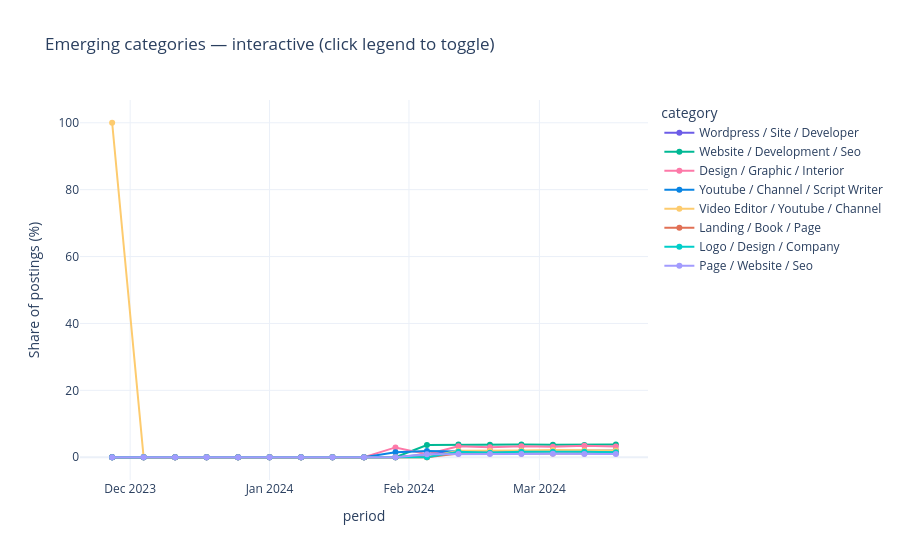

Notebook cell for this chart:
### Markdown cell above
Charts

### Code cell
STATUS_COLORS = {"Emerging": "#00B894", "New entrant": "#6C5CE7", "Established & growing": "#FDCB6E",
                 "Stable": "#B2BEC3", "Declining": "#E17055"}

# --- A. Share over time for top emerging categories ---
top_cats = (emerging if len(emerging) else met).head(TASK2_TOP_N_PLOT)["category"].tolist()
fig, ax = plt.subplots(figsize=(13, 6.5))
for i, cat in enumerate(top_cats):
    col = PALETTE[i % len(PALETTE)]
    ax.plot(share.index, share[cat], marker="o", lw=2.6, ms=4, color=col, label=cat)
    z = np.polyfit(x, share[cat].values, 1)
    ax.plot(share.index, np.clip(np.polyval(z, x), 0, None), ls=":", lw=1.4, color=col, alpha=.8)
ax.set_ylabel("Share of all postings (%)")
ax.set_title(f"Emerging categories — market share per {label} (dotted = linear trend)")
ax.legend(loc="upper left", bbox_to_anchor=(1.01, 1), frameon=False); fig.autofmt_xdate()
show_fig(fig, "t2_a_emerging_trends")

long = share[top_cats].reset_index().melt("period", var_name="category", value_name="share_pct")
px.line(long, x="period", y="share_pct", color="category", markers=True, color_discrete_sequence=PALETTE,
        labels={"share_pct": "Share of postings (%)"},
        title="Emerging categories — interactive (click legend to toggle)").update_layout(template="plotly_white").show()

### Figure 1 — Plotly figure (JSON) as saved in the notebook; plotly's stock layout.template omitted (floating-point values rounded to 4 significant figures)
{"data": [{"hovertemplate": "category=Wordpress / Site / Developer<br>period=%{x}<br>Share of postings (%)=%{y}<extra></extra>", "legendgroup": "Wordpress / Site / Developer", "line": {"color": "#6C5CE7", "dash": "solid"}, "marker": {"symbol": "circle"}, "mode": "lines+markers", "name": "Wordpress / Site / Developer", "orientation": "v", "showlegend": true, "type": "scatter", "x": ["2023-11-27T00:00:00.000000", "2023-12-04T00:00:00.000000", "2023-12-11T00:00:00.000000", "2023-12-18T00:00:00.000000", "2023-12-25T00:00:00.000000", "2024-01-01T00:00:00.000000", "2024-01-08T00:00:00.000000", "2024-01-15T00:00:00.000000", "2024-01-22T00:00:00.000000", "2024-01-29T00:00:00.000000", "2024-02-05T00:00:00.000000", "2024-02-12T00:00:00.000000", "2024-02-19T00:00:00.000000", "2024-02-26T00:00:00.000000", "2024-03-04T00:00:00.000000", "2024-03-11T00:00:00.000000", "2024-03-18T00:00:00.000000"], "xaxis": "x", "y": [0.0, 0.0, 0.0, 0.0, 0.0, 0.0, 0.0, 0.0, 0.0, 0.0, 0.9174, 1.78, 1.805, 1.946, 1.881, 1.952, 1.979], "yaxis": "y"}, {"hovertemplate": "category=Website / Development / Seo<br>period=%{x}<br>Share of postings (%)=%{y}<extra></extra>", "legendgroup": "Website / Development / Seo", "line": {"color": "#00B894", "dash": "solid"}, "marker": {"symbol": "circle"}, "mode": "lines+markers", "name": "Website / Development / Seo", "orientation": "v", "showlegend": true, "type": "scatter", "x": ["2023-11-27T00:00:00.000000", "2023-12-04T00:00:00.000000", "2023-12-11T00:00:00.000000", "2023-12-18T00:00:00.000000", "2023-12-25T00:00:00.000000", "2024-01-01T00:00:00.000000", "2024-01-08T00:00:00.000000", "2024-01-15T00:00:00.000000", "2024-01-22T00:00:00.000000", "2024-01-29T00:00:00.000000", "2024-02-05T00:00:00.000000", "2024-02-12T00:00:00.000000", "2024-02-19T00:00:00.000000", "2024-02-26T00:00:00.000000", "2024-03-04T00:00:00.000000", "2024-03-11T00:00:00.000000", "2024-03-18T00:00:00.000000"], "xaxis": "x", "y": [0.0, 0.0, 0.0, 0.0, 0.0, 0.0, 0.0, 0.0, 0.0, 0.0, 3.67, 3.794, 3.764, 3.844, 3.759, 3.675, 3.799], "yaxis": "y"}, {"hovertemplate": "category=Design / Graphic / Interior<br>period=%{x}<br>Share of postings (%)=%{y}<extra></extra>", "legendgroup": "Design / Graphic / Interior", "line": {"color": "#FD79A8", "dash": "solid"}, "marker": {"symbol": "circle"}, "mode": "lines+markers", "name": "Design / Graphic / Interior", "orientation": "v", "showlegend": true, "type": "scatter", "x": ["2023-11-27T00:00:00.000000", "2023-12-04T00:00:00.000000", "2023-12-11T00:00:00.000000", "2023-12-18T00:00:00.000000", "2023-12-25T00:00:00.000000", "2024-01-01T00:00:00.000000", "2024-01-08T00:00:00.000000", "2024-01-15T00:00:00.000000", "2024-01-22T00:00:00.000000", "2024-01-29T00:00:00.000000", "2024-02-05T00:00:00.000000", "2024-02-12T00:00:00.000000", "2024-02-19T00:00:00.000000", "2024-02-26T00:00:00.000000", "2024-03-04T00:00:00.000000", "2024-03-11T00:00:00.000000", "2024-03-18T00:00:00.000000"], "xaxis": "x", "y": [0.0, 0.0, 0.0, 0.0, 0.0, 0.0, 0.0, 0.0, 0.0, 2.941, 0.9174, 3.297, 2.967, 3.252, 3.151, 3.429, 3.235], "yaxis": "y"}, {"hovertemplate": "category=Youtube / Channel / Script Writer<br>period=%{x}<br>Share of postings (%)=%{y}<extra></extra>", "legendgroup": "Youtube / Channel / Script Writer", "line": {"color": "#0984E3", "dash": "solid"}, "marker": {"symbol": "circle"}, "mode": "lines+markers", "name": "Youtube / Channel / Script Writer", "orientation": "v", "showlegend": true, "type": "scatter", "x": ["2023-11-27T00:00:00.000000", "2023-12-04T00:00:00.000000", "2023-12-11T00:00:00.000000", "2023-12-18T00:00:00.000000", "2023-12-25T00:00:00.000000", "2024-01-01T00:00:00.000000", "2024-01-08T00:00:00.000000", "2024-01-15T00:00:00.000000", "2024-01-22T00:00:00.000000", "2024-01-29T00:00:00.000000", "2024-02-05T00:00:00.000000", "2024-02-12T00:00:00.000000", "2024-02-19T00:00:00.000000", "2024-02-26T00:00:00.000000", "2024-03-04T00:00:00.000000", "2024-03-11T00:00:00.000000", "2024-03-18T00:00:00.000000"], "xaxis": "x", "y": [0.0, 0.0, 0.0, 0.0, 0.0, 0.0, 0.0, 0.0, 0.0, 1.471, 1.835, 1.756, 1.761, 1.93, 1.927, 1.854, 1.964], "yaxis": "y"}, {"hovertemplate": "category=Video Editor / Youtube / Channel<br>period=%{x}<br>Share of postings (%)=%{y}<extra></extra>", "legendgroup": "Video Editor / Youtube / Channel", "line": {"color": "#FDCB6E", "dash": "solid"}, "marker": {"symbol": "circle"}, "mode": "lines+markers", "name": "Video Editor / Youtube / Channel", "orientation": "v", "showlegend": true, "type": "scatter", "x": ["2023-11-27T00:00:00.000000", "2023-12-04T00:00:00.000000", "2023-12-11T00:00:00.000000", "2023-12-18T00:00:00.000000", "2023-12-25T00:00:00.000000", "2024-01-01T00:00:00.000000", "2024-01-08T00:00:00.000000", "2024-01-15T00:00:00.000000", "2024-01-22T00:00:00.000000", "2024-01-29T00:00:00.000000", "2024-02-05T00:00:00.000000", "2024-02-12T00:00:00.000000", "2024-02-19T00:00:00.000000", "2024-02-26T00:00:00.000000", "2024-03-04T00:00:00.000000", "2024-03-11T00:00:00.000000", "2024-03-18T00:00:00.000000"], "xaxis": "x", "y": [100.0, 0.0, 0.0, 0.0, 0.0, 0.0, 0.0, 0.0, 0.0, 0.0, 0.0, 1.971, 1.926, 2.035, 2.171, 2.017, 2.048], "yaxis": "y"}, {"hovertemplate": "category=Landing / Book / Page<br>period=%{x}<br>Share of postings (%)=%{y}<extra></extra>", "legendgroup": "Landing / Book / Page", "line": {"color": "#E17055", "dash": "solid"}, "marker": {"symbol": "circle"}, "mode": "lines+markers", "name": "Landing / Book / Page", "orientation": "v", "showlegend": true, "type": "scatter", "x": ["2023-11-27T00:00:00.000000", "2023-12-04T00:00:00.000000", "2023-12-11T00:00:00.000000", "2023-12-18T00:00:00.000000", "2023-12-25T00:00:00.000000", "2024-01-01T00:00:00.000000", "2024-01-08T00:00:00.000000", "2024-01-15T00:00:00.000000", "2024-01-22T00:00:00.000000", "2024-01-29T00:00:00.000000", "2024-02-05T00:00:00.000000", "2024-02-12T00:00:00.000000", "2024-02-19T00:00:00.000000", "2024-02-26T00:00:00.000000", "2024-03-04T00:00:00.000000", "2024-03-11T00:00:00.000000", "2024-03-18T00:00:00.000000"], "xaxis": "x", "y": [0.0, 0.0, 0.0, 0.0, 0.0, 0.0, 0.0, 0.0, 0.0, 0.0, 0.0, 1.132, 1.214, 1.153, 1.121, 1.158, 1.167], "yaxis": "y"}, {"hovertemplate": "category=Logo / Design / Company<br>period=%{x}<br>Share of postings (%)=%{y}<extra></extra>", "legendgroup": "Logo / Design / Company", "line": {"color": "#00CEC9", "dash": "solid"}, "marker": {"symbol": "circle"}, "mode": "lines+markers", "name": "Logo / Design / Company", "orientation": "v", "showlegend": true, "type": "scatter", "x": ["2023-11-27T00:00:00.000000", "2023-12-04T00:00:00.000000", "2023-12-11T00:00:00.000000", "2023-12-18T00:00:00.000000", "2023-12-25T00:00:00.000000", "2024-01-01T00:00:00.000000", "2024-01-08T00:00:00.000000", "2024-01-15T00:00:00.000000", "2024-01-22T00:00:00.000000", "2024-01-29T00:00:00.000000", "2024-02-05T00:00:00.000000", "2024-02-12T00:00:00.000000", "2024-02-19T00:00:00.000000", "2024-02-26T00:00:00.000000", "2024-03-04T00:00:00.000000", "2024-03-11T00:00:00.000000", "2024-03-18T00:00:00.000000"], "xaxis": "x", "y": [0.0, 0.0, 0.0, 0.0, 0.0, 0.0, 0.0, 0.0, 0.0, 0.0, 0.0, 1.622, 1.379, 1.62, 1.654, 1.607, 1.48], "yaxis": "y"}, {"hovertemplate": "category=Page / Website / Seo<br>period=%{x}<br>Share of postings (%)=%{y}<extra></extra>", "legendgroup": "Page / Website / Seo", "line": {"color": "#A29BFE", "dash": "solid"}, "marker": {"symbol": "circle"}, "mode": "lines+markers", "name": "Page / Website / Seo", "orientation": "v", "showlegend": true, "type": "scatter", "x": ["2023-11-27T00:00:00.000000", "2023-12-04T00:00:00.000000", "2023-12-11T00:00:00.000000", "2023-12-18T00:00:00.000000", "2023-12-25T00:00:00.000000", "2024-01-01T00:00:00.000000", "2024-01-08T00:00:00.000000", "2024-01-15T00:00:00.000000", "2024-01-22T00:00:00.000000", "2024-01-29T00:00:00.000000", "2024-02-05T00:00:00.000000", "2024-02-12T00:00:00.000000", "2024-02-19T00:00:00.000000", "2024-02-26T00:00:00.000000", "2024-03-04T00:00:00.000000", "2024-03-11T00:00:00.000000", "2024-03-18T00:00:00.000000"], "xaxis": "x", "y": [0.0, 0.0, 0.0, 0.0, 0.0, 0.0, 0.0, 0.0, 0.0, 0.0, 0.9174, 1.005, 1.006, 0.9832, 1.011, 0.9537, 0.998], "yaxis": "y"}], "layout": {"legend": {"title": {"text": "category"}, "tracegroupgap": 0}, "title": {"text": "Emerging categories — interactive (click legend to toggle)"}, "xaxis": {"anchor": "y", "domain": [0, 1], "title": {"text": "period"}}, "yaxis": {"anchor": "x", "domain": [0, 1], "title": {"text": "Share of postings (%)"}}}}
